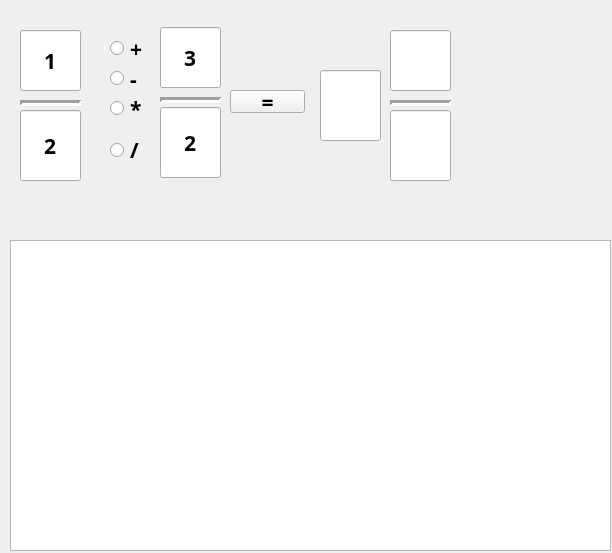
<?xml version="1.0" encoding="UTF-8"?>
<ui version="4.0">
 <class>Form</class>
 <widget class="QWidget" name="Form">
  <property name="geometry">
   <rect>
    <x>0</x>
    <y>0</y>
    <width>612</width>
    <height>553</height>
   </rect>
  </property>
  <property name="maximumSize">
   <size>
    <width>1024</width>
    <height>768</height>
   </size>
  </property>
  <property name="font">
   <font>
    <family>Romantic</family>
    <pointsize>16</pointsize>
    <weight>75</weight>
    <bold>true</bold>
   </font>
  </property>
  <property name="windowTitle">
   <string>Калькулятор обыкновенных дробей</string>
  </property>
  <property name="locale">
   <locale language="Russian" country="Ukraine"/>
  </property>
  <widget class="QLineEdit" name="lineEdit">
   <property name="geometry">
    <rect>
     <x>20</x>
     <y>30</y>
     <width>61</width>
     <height>61</height>
    </rect>
   </property>
   <property name="text">
    <string>1</string>
   </property>
   <property name="alignment">
    <set>Qt::AlignCenter</set>
   </property>
  </widget>
  <widget class="Line" name="line">
   <property name="geometry">
    <rect>
     <x>20</x>
     <y>93</y>
     <width>61</width>
     <height>20</height>
    </rect>
   </property>
   <property name="styleSheet">
    <string notr="true"/>
   </property>
   <property name="frameShadow">
    <enum>QFrame::Sunken</enum>
   </property>
   <property name="lineWidth">
    <number>3</number>
   </property>
   <property name="midLineWidth">
    <number>0</number>
   </property>
   <property name="orientation">
    <enum>Qt::Horizontal</enum>
   </property>
  </widget>
  <widget class="QLineEdit" name="lineEdit_2">
   <property name="geometry">
    <rect>
     <x>20</x>
     <y>110</y>
     <width>61</width>
     <height>71</height>
    </rect>
   </property>
   <property name="text">
    <string>2</string>
   </property>
   <property name="alignment">
    <set>Qt::AlignCenter</set>
   </property>
  </widget>
  <widget class="QRadioButton" name="radioButton">
   <property name="geometry">
    <rect>
     <x>110</x>
     <y>40</y>
     <width>41</width>
     <height>17</height>
    </rect>
   </property>
   <property name="text">
    <string>+</string>
   </property>
  </widget>
  <widget class="QRadioButton" name="radioButton_2">
   <property name="geometry">
    <rect>
     <x>110</x>
     <y>70</y>
     <width>41</width>
     <height>17</height>
    </rect>
   </property>
   <property name="text">
    <string>-</string>
   </property>
  </widget>
  <widget class="QRadioButton" name="radioButton_3">
   <property name="geometry">
    <rect>
     <x>110</x>
     <y>100</y>
     <width>41</width>
     <height>17</height>
    </rect>
   </property>
   <property name="text">
    <string>*</string>
   </property>
  </widget>
  <widget class="QRadioButton" name="radioButton_4">
   <property name="geometry">
    <rect>
     <x>110</x>
     <y>140</y>
     <width>41</width>
     <height>20</height>
    </rect>
   </property>
   <property name="text">
    <string>/</string>
   </property>
  </widget>
  <widget class="QLineEdit" name="lineEdit_3">
   <property name="geometry">
    <rect>
     <x>160</x>
     <y>27</y>
     <width>61</width>
     <height>61</height>
    </rect>
   </property>
   <property name="text">
    <string>3</string>
   </property>
   <property name="alignment">
    <set>Qt::AlignCenter</set>
   </property>
  </widget>
  <widget class="QLineEdit" name="lineEdit_4">
   <property name="geometry">
    <rect>
     <x>160</x>
     <y>107</y>
     <width>61</width>
     <height>71</height>
    </rect>
   </property>
   <property name="text">
    <string>2</string>
   </property>
   <property name="alignment">
    <set>Qt::AlignCenter</set>
   </property>
  </widget>
  <widget class="Line" name="line_2">
   <property name="geometry">
    <rect>
     <x>160</x>
     <y>90</y>
     <width>61</width>
     <height>20</height>
    </rect>
   </property>
   <property name="styleSheet">
    <string notr="true"/>
   </property>
   <property name="frameShadow">
    <enum>QFrame::Sunken</enum>
   </property>
   <property name="lineWidth">
    <number>3</number>
   </property>
   <property name="midLineWidth">
    <number>0</number>
   </property>
   <property name="orientation">
    <enum>Qt::Horizontal</enum>
   </property>
  </widget>
  <widget class="Line" name="line_3">
   <property name="geometry">
    <rect>
     <x>390</x>
     <y>93</y>
     <width>61</width>
     <height>20</height>
    </rect>
   </property>
   <property name="styleSheet">
    <string notr="true"/>
   </property>
   <property name="frameShadow">
    <enum>QFrame::Sunken</enum>
   </property>
   <property name="lineWidth">
    <number>3</number>
   </property>
   <property name="midLineWidth">
    <number>0</number>
   </property>
   <property name="orientation">
    <enum>Qt::Horizontal</enum>
   </property>
  </widget>
  <widget class="QLineEdit" name="lineEdit_5">
   <property name="geometry">
    <rect>
     <x>390</x>
     <y>30</y>
     <width>61</width>
     <height>61</height>
    </rect>
   </property>
   <property name="text">
    <string/>
   </property>
   <property name="alignment">
    <set>Qt::AlignCenter</set>
   </property>
  </widget>
  <widget class="QLineEdit" name="lineEdit_6">
   <property name="geometry">
    <rect>
     <x>390</x>
     <y>110</y>
     <width>61</width>
     <height>71</height>
    </rect>
   </property>
   <property name="text">
    <string/>
   </property>
   <property name="alignment">
    <set>Qt::AlignCenter</set>
   </property>
  </widget>
  <widget class="QLineEdit" name="lineEdit_7">
   <property name="geometry">
    <rect>
     <x>320</x>
     <y>70</y>
     <width>61</width>
     <height>71</height>
    </rect>
   </property>
   <property name="text">
    <string/>
   </property>
   <property name="alignment">
    <set>Qt::AlignCenter</set>
   </property>
  </widget>
  <widget class="QPushButton" name="pushButton">
   <property name="geometry">
    <rect>
     <x>230</x>
     <y>90</y>
     <width>75</width>
     <height>23</height>
    </rect>
   </property>
   <property name="text">
    <string>=</string>
   </property>
  </widget>
  <widget class="QTextEdit" name="textEdit">
   <property name="geometry">
    <rect>
     <x>10</x>
     <y>240</y>
     <width>601</width>
     <height>311</height>
    </rect>
   </property>
  </widget>
  <zorder>line</zorder>
  <zorder>lineEdit_2</zorder>
  <zorder>radioButton</zorder>
  <zorder>radioButton_2</zorder>
  <zorder>radioButton_3</zorder>
  <zorder>radioButton_4</zorder>
  <zorder>lineEdit_3</zorder>
  <zorder>lineEdit_4</zorder>
  <zorder>line_2</zorder>
  <zorder>line_3</zorder>
  <zorder>lineEdit_5</zorder>
  <zorder>lineEdit_6</zorder>
  <zorder>lineEdit_7</zorder>
  <zorder>pushButton</zorder>
  <zorder>textEdit</zorder>
  <zorder>lineEdit</zorder>
 </widget>
 <resources/>
 <connections/>
</ui>
